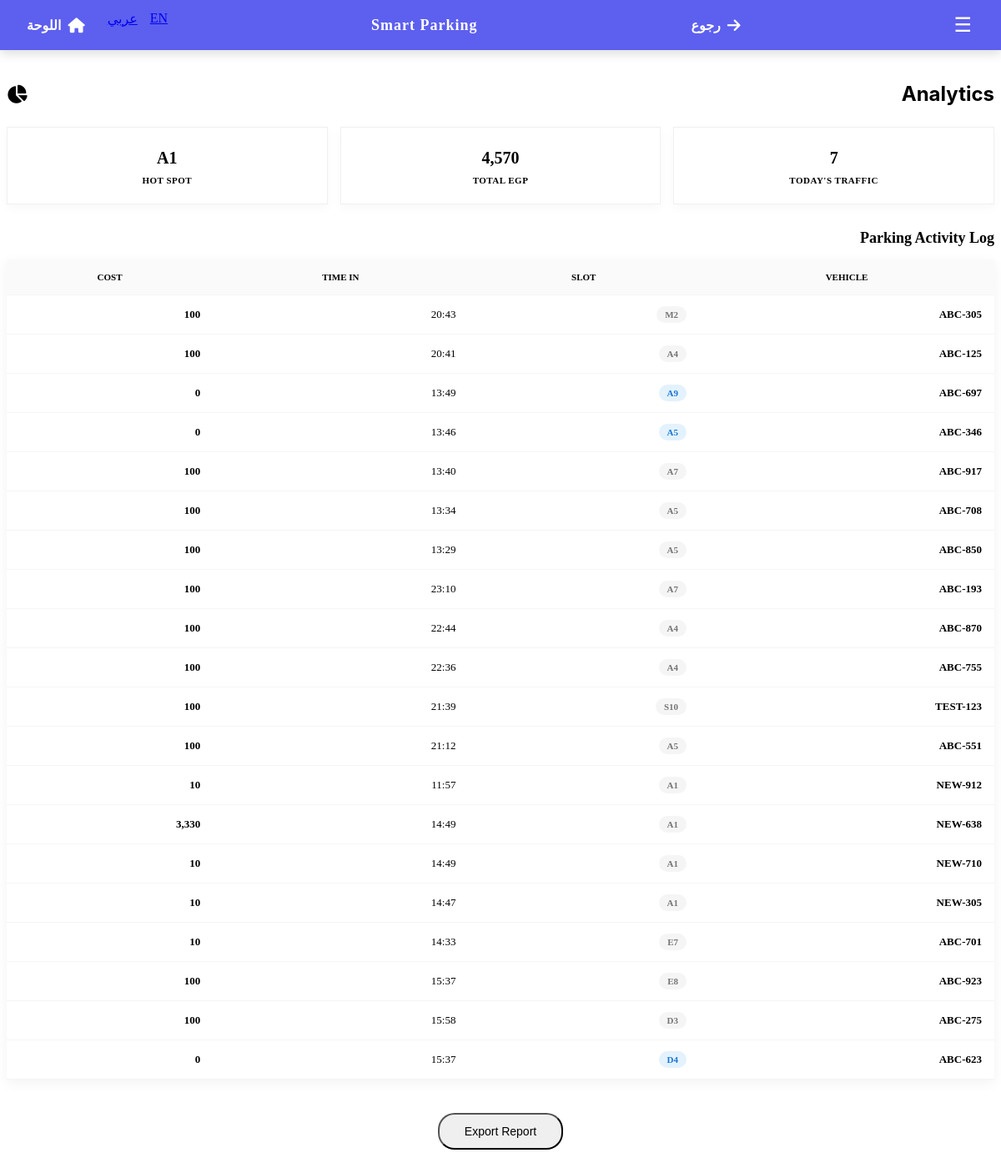
Screenshot of /reports.php (signed in) with the database file from the repository.
### tables this page shows
CREATE TABLE `parking_history` (
  `id` int(11) NOT NULL AUTO_INCREMENT,
  `user_id` int(11) DEFAULT NULL,
  `car_id` int(11) DEFAULT NULL,
  `plate_number` varchar(50) NOT NULL,
  `slot_id` varchar(20) NOT NULL,
  `entry_time` datetime NOT NULL,
  `exit_time` datetime DEFAULT NULL,
  `total_fee` decimal(10,2) DEFAULT 0.00,
  `qr_code_path` varchar(255) DEFAULT NULL,
  `status` varchar(50) DEFAULT 'completed',
  `cost` decimal(10,2) DEFAULT 0.00,
  PRIMARY KEY (`id`)
);

### includes/parking_backend.php (called while the page is built, shortened)
<?php
function parking_column_exists(mysqli $conn, $tableName, $columnName) {
    $safeTable = $conn->real_escape_string($tableName);
    $safeColumn = $conn->real_escape_string($columnName);
    $result = $conn->query("SHOW COLUMNS FROM `{$safeTable}` LIKE '{$safeColumn}'");
    return $result && $result->num_rows > 0;
}
function parking_history_slot_column(mysqli $conn) {
    return parking_column_exists($conn, 'parking_history', 'slot_id') ? 'slot_id' : 'slot_label';
}
function parking_history_amount_column(mysqli $conn) {
    if (parking_column_exists($conn, 'parking_history', 'cost')) {
        return 'cost';
    }
    return null;
}
function parking_get_report_summary(mysqli $conn, $user_id = 0) {
    $summary = [
        'cars_today' => 0,
        'total_revenue' => 0.0,
        'most_used_slot' => 'N/A',
        'total_sessions' => 0,
    ];
    $whereUser = $user_id > 0 ? " AND user_id = " . intval($user_id) : "";
    $whereUserOnly = $user_id > 0 ? " WHERE user_id = " . intval($user_id) : "";
    $today = date('Y-m-d');
    $carsToday = $conn->query("SELECT COUNT(*) AS cnt FROM parking_history WHERE DATE(entry_time) = '{$today}' {$whereUser}");
    if ($carsToday && $row = $carsToday->fetch_assoc()) {
        $summary['cars_today'] = (int) $row['cnt'];
    }
    $historyAmountColumn = parking_history_amount_column($conn);
    $historySlotColumn = parking_history_slot_column($conn);
    if ($historyAmountColumn !== null) {
        $revenue = $conn->query("SELECT COALESCE(SUM({$historyAmountColumn}), 0) AS total FROM parking_history {$whereUserOnly}");
        if ($revenue && $row = $revenue->fetch_assoc()) {
            $summary['total_revenue'] = (float) $row['total'];
        }
    }
    $mostUsed = $conn->query("SELECT {$historySlotColumn} AS slot_id, COUNT(*) AS cnt FROM parking_history {$whereUserOnly} GROUP BY {$historySlotColumn} ORDER BY cnt DESC LIMIT 1");
    if ($mostUsed && $row = $mostUsed->fetch_assoc()) {
        $summary['most_used_slot'] = $row['slot_id'] ?: 'N/A';
    }
    $totalSessions = $conn->query("SELECT COUNT(*) AS cnt FROM parking_history {$whereUserOnly}");
    if ($totalSessions && $row = $totalSessions->fetch_assoc()) {
        $summary['total_sessions'] = (int) $row['cnt'];
    }
    return $summary;
}
function parking_get_recent_history(mysqli $conn, $limit = 20, $user_id = 0) {
    $limit = max(1, (int) $limit);
    $whereUser = $user_id > 0 ? " WHERE user_id = " . intval($user_id) : "";
    $historySlotColumn = parking_history_slot_column($conn);
    $historyAmountColumn = parking_history_amount_column($conn);
    $costSql = $historyAmountColumn !== null ? "{$historyAmountColumn} AS cost" : "NULL AS cost";
    $result = $conn->query("SELECT id, plate_number, {$historySlotColumn} AS slot_id, entry_time, exit_time, {$costSql} FROM parking_history {$whereUser} ORDER BY entry_time DESC LIMIT {$limit}");
    $rows = [];
    while ($result && $row = $result->fetch_assoc()) {
        $rows[] = $row;
    }
    return $rows;
}

### reports.php (the view, shortened to what this page needs)
<?php
require_once 'header.php';
$user_id = (!isset($_SESSION['role']) || $_SESSION['role'] !== 'admin') ? (int)($_SESSION['user_id'] ?? 0) : 0;
$summary = parking_get_report_summary($conn, $user_id);
$reportsResult = parking_get_recent_history($conn, 20, $user_id);
?>
<!DOCTYPE html>
<html lang="<?php echo $current_lang; ?>" dir="<?php echo $dir; ?>">
<head>
</head>
<body>
<?php include 'navbar.php'; ?>
<div class="figma-container">
    <div class="page-header">
        <h1 class="page-title">Analytics</h1>
        <i class="fa-solid fa-chart-pie" style="font-size: 22px; color: var(--primary-blue);"></i>
    </div>
    <div class="report-grid">
        <div class="report-card"><span class="val"><?php echo $summary['cars_today']; ?></span><span class="lbl">Today's Traffic</span></div>
        <div class="report-card"><span class="val"><?php echo number_format($summary['total_revenue'], 0); ?></span><span class="lbl">Total EGP</span></div>
        <div class="report-card"><span class="val"><?php echo htmlspecialchars($summary['most_used_slot']); ?></span><span class="lbl">Hot Spot</span></div>
    </div>
    <div class="section-title">Parking Activity Log</div>
    <div class="table-card">
        <table>
            <thead>
                <tr><th>Vehicle</th><th>Slot</th><th>Time In</th><th>Cost</th></tr>
            </thead>
            <tbody>
                <?php if ($reportsResult): ?>
                    <?php foreach ($reportsResult as $row): ?>
                        <tr>
                            <td class="plate-cell"><?php echo htmlspecialchars($row['plate_number']); ?></td>
                            <td><span class="status-badge <?php echo $row['exit_time'] ? 'status-done' : 'status-active'; ?>"><?php echo htmlspecialchars($row['slot_id']); ?></span></td>
                            <td><?php echo date('H:i', strtotime($row['entry_time'])); ?></td>
                            <td style="font-weight:700;"><?php echo number_format((float) ($row['cost'] ?? 0), 0); ?></td>
                        </tr>
                    <?php endforeach; ?>
                <?php else: ?>
                    <tr><td colspan="4" style="text-align:center; color:#999; padding:20px;">No records yet</td></tr>
                <?php endif; ?>
            </tbody>
        </table>
    </div>
    <div style="text-align: center; padding-bottom: 40px;">
        <button onclick="window.print()" class="figma-btn-secondary" style="width: auto; padding: 12px 30px; border-radius: 20px; font-size: 14px;">Export Report</button>
    </div>
</div>
</body>
</html>

### assets/css/style.css (style rules this page uses)
body { padding-top: 70px !important; }

### reports.php (style rules this page uses)
.page-header { display: flex; justify-content: space-between; align-items: center; margin-top: 20px; margin-bottom: 25px; }
.page-title { font-size: 24px; font-weight: bold; margin: 0; font-family: 'Inter', sans-serif; }
.report-grid { display: grid; grid-template-columns: repeat(auto-fit, minmax(130px, 1fr)); gap: 15px; margin-bottom: 30px; }
.report-card { background: white; padding: 20px 10px; border-radius: var(--radius-lg); box-shadow: 0 4px 12px rgba(0,0,0,0.03); text-align: center; border: 1px solid #f0f0f0; }
.report-card .val { font-size: 20px; font-weight: 800; display: block; color: var(--text-dark); margin: 5px 0; }
.report-card .lbl { font-size: 11px; color: var(--text-gray); font-weight: 700; text-transform: uppercase; letter-spacing: 0.5px; }
.section-title { font-size: 18px; font-weight: bold; margin-bottom: 15px; font-family: 'Playfair Display', serif; }
.table-card { background: white; border-radius: var(--radius-lg); box-shadow: 0 4px 15px rgba(0,0,0,0.05); overflow: hidden; margin-bottom: 40px; }
table { width: 100%; border-collapse: collapse; }
th, td { padding: 15px; border-bottom: 1px solid #f5f5f5; font-size: 13px; }
th { background-color: #fafafa; color: var(--text-gray); font-weight: 700; text-transform: uppercase; font-size: 11px; }
.plate-cell { font-weight: 800; color: var(--text-dark); }
.status-badge { font-size: 11px; padding: 4px 10px; border-radius: 12px; font-weight: bold; }
.status-active { background: #e3f2fd; color: #1976d2; }
.status-done { background: #f5f5f5; color: #757575; }

### rows the page displays
parking_history: plate_number "ABC-305", slot "M2", entry_time "20:43", cost "100"
parking_history: plate_number "ABC-125", slot "A4", entry_time "20:41", cost "100"
parking_history: plate_number "ABC-697", slot "A9", entry_time "13:49", cost "0"
parking_history: plate_number "ABC-346", slot "A5", entry_time "13:46", cost "0"
parking_history: plate_number "ABC-917", slot "A7", entry_time "13:40", cost "100"
parking_history: plate_number "ABC-708", slot "A5", entry_time "13:34", cost "100"
parking_history: plate_number "ABC-850", slot "A5", entry_time "13:29", cost "100"
parking_history: plate_number "ABC-193", slot "A7", entry_time "23:10", cost "100"
parking_history: plate_number "ABC-870", slot "A4", entry_time "22:44", cost "100"
parking_history: plate_number "ABC-755", slot "A4", entry_time "22:36", cost "100"
parking_history: plate_number "TEST-123", slot "S10", entry_time "21:39", cost "100"
parking_history: plate_number "ABC-551", slot "A5", entry_time "21:12", cost "100"
parking_history: plate_number "NEW-912", slot "A1", entry_time "11:57", cost "10"
parking_history: plate_number "NEW-638", slot "A1", entry_time "14:49", cost "3,330"
parking_history: plate_number "NEW-710", slot "A1", entry_time "14:49", cost "10"
parking_history: plate_number "NEW-305", slot "A1", entry_time "14:47", cost "10"
parking_history: plate_number "ABC-701", slot "E7", entry_time "14:33", cost "10"
parking_history: plate_number "ABC-923", slot "E8", entry_time "15:37", cost "100"
parking_history: plate_number "ABC-275", slot "D3", entry_time "15:58", cost "100"
parking_history: plate_number "ABC-623", slot "D4", entry_time "15:37", cost "0"

### other values shown
$summary['cars_today'] "7"
$summary['total_revenue'] "4,570"
$summary['most_used_slot'] "A1"
